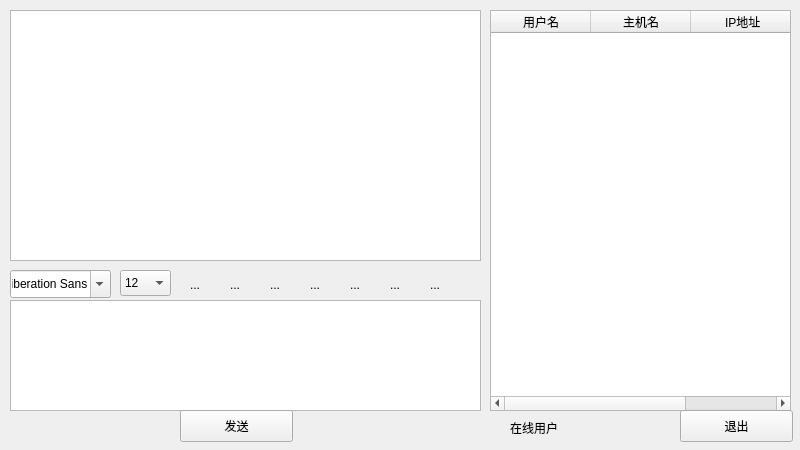
<?xml version="1.0" encoding="UTF-8"?>
<ui version="4.0">
 <class>Widget</class>
 <widget class="QWidget" name="Widget">
  <property name="geometry">
   <rect>
    <x>0</x>
    <y>0</y>
    <width>800</width>
    <height>450</height>
   </rect>
  </property>
  <property name="windowTitle">
   <string>局域网聊天工具</string>
  </property>
  <widget class="QTextBrowser" name="messageBrowser">
   <property name="geometry">
    <rect>
     <x>10</x>
     <y>10</y>
     <width>471</width>
     <height>251</height>
    </rect>
   </property>
  </widget>
  <widget class="QToolButton" name="italicToolBtn">
   <property name="geometry">
    <rect>
     <x>220</x>
     <y>270</y>
     <width>30</width>
     <height>30</height>
    </rect>
   </property>
   <property name="toolTip">
    <string>倾斜</string>
   </property>
   <property name="text">
    <string>...</string>
   </property>
   <property name="icon">
    <iconset resource="myresource.qrc">
     <normaloff>:/icons/icons/italic.png</normaloff>:/icons/icons/italic.png</iconset>
   </property>
   <property name="iconSize">
    <size>
     <width>22</width>
     <height>22</height>
    </size>
   </property>
   <property name="checkable">
    <bool>true</bool>
   </property>
   <property name="autoRaise">
    <bool>true</bool>
   </property>
  </widget>
  <widget class="QToolButton" name="underlineToolBtn">
   <property name="geometry">
    <rect>
     <x>260</x>
     <y>270</y>
     <width>30</width>
     <height>30</height>
    </rect>
   </property>
   <property name="toolTip">
    <string>下划线</string>
   </property>
   <property name="text">
    <string>...</string>
   </property>
   <property name="icon">
    <iconset resource="myresource.qrc">
     <normaloff>:/icons/icons/underline.png</normaloff>:/icons/icons/underline.png</iconset>
   </property>
   <property name="iconSize">
    <size>
     <width>22</width>
     <height>22</height>
    </size>
   </property>
   <property name="checkable">
    <bool>true</bool>
   </property>
   <property name="autoRaise">
    <bool>true</bool>
   </property>
  </widget>
  <widget class="QToolButton" name="colorToolBtn">
   <property name="geometry">
    <rect>
     <x>300</x>
     <y>270</y>
     <width>30</width>
     <height>30</height>
    </rect>
   </property>
   <property name="toolTip">
    <string>更改字体颜色</string>
   </property>
   <property name="text">
    <string>...</string>
   </property>
   <property name="icon">
    <iconset resource="myresource.qrc">
     <normaloff>:/icons/icons/color.png</normaloff>:/icons/icons/color.png</iconset>
   </property>
   <property name="iconSize">
    <size>
     <width>22</width>
     <height>22</height>
    </size>
   </property>
   <property name="autoRaise">
    <bool>true</bool>
   </property>
  </widget>
  <widget class="QToolButton" name="sendToolBtn">
   <property name="geometry">
    <rect>
     <x>340</x>
     <y>270</y>
     <width>30</width>
     <height>30</height>
    </rect>
   </property>
   <property name="toolTip">
    <string>传输文件</string>
   </property>
   <property name="text">
    <string>...</string>
   </property>
   <property name="icon">
    <iconset resource="myresource.qrc">
     <normaloff>:/icons/icons/send.png</normaloff>:/icons/icons/send.png</iconset>
   </property>
   <property name="iconSize">
    <size>
     <width>22</width>
     <height>22</height>
    </size>
   </property>
   <property name="autoRaise">
    <bool>true</bool>
   </property>
  </widget>
  <widget class="QToolButton" name="saveToolBtn">
   <property name="geometry">
    <rect>
     <x>380</x>
     <y>270</y>
     <width>30</width>
     <height>30</height>
    </rect>
   </property>
   <property name="toolTip">
    <string>保存聊天记录</string>
   </property>
   <property name="text">
    <string>...</string>
   </property>
   <property name="icon">
    <iconset resource="myresource.qrc">
     <normaloff>:/icons/icons/save.png</normaloff>:/icons/icons/save.png</iconset>
   </property>
   <property name="iconSize">
    <size>
     <width>22</width>
     <height>22</height>
    </size>
   </property>
   <property name="autoRaise">
    <bool>true</bool>
   </property>
  </widget>
  <widget class="QToolButton" name="clearToolBtn">
   <property name="geometry">
    <rect>
     <x>420</x>
     <y>270</y>
     <width>30</width>
     <height>30</height>
    </rect>
   </property>
   <property name="toolTip">
    <string>清空聊天记录</string>
   </property>
   <property name="text">
    <string>...</string>
   </property>
   <property name="icon">
    <iconset resource="myresource.qrc">
     <normaloff>:/icons/icons/clear.png</normaloff>:/icons/icons/clear.png</iconset>
   </property>
   <property name="iconSize">
    <size>
     <width>22</width>
     <height>22</height>
    </size>
   </property>
   <property name="autoRaise">
    <bool>true</bool>
   </property>
  </widget>
  <widget class="QTextEdit" name="messageTextEdit">
   <property name="geometry">
    <rect>
     <x>10</x>
     <y>300</y>
     <width>471</width>
     <height>111</height>
    </rect>
   </property>
  </widget>
  <widget class="QTableWidget" name="userTableWidget">
   <property name="geometry">
    <rect>
     <x>490</x>
     <y>10</y>
     <width>301</width>
     <height>401</height>
    </rect>
   </property>
   <property name="selectionMode">
    <enum>QAbstractItemView::SingleSelection</enum>
   </property>
   <property name="selectionBehavior">
    <enum>QAbstractItemView::SelectRows</enum>
   </property>
   <property name="showGrid">
    <bool>false</bool>
   </property>
   <column>
    <property name="text">
     <string>用户名</string>
    </property>
   </column>
   <column>
    <property name="text">
     <string>主机名</string>
    </property>
   </column>
   <column>
    <property name="text">
     <string> IP地址</string>
    </property>
   </column>
  </widget>
  <widget class="QPushButton" name="sendButton">
   <property name="geometry">
    <rect>
     <x>180</x>
     <y>410</y>
     <width>113</width>
     <height>32</height>
    </rect>
   </property>
   <property name="text">
    <string>发送</string>
   </property>
  </widget>
  <widget class="QPushButton" name="exitButton">
   <property name="geometry">
    <rect>
     <x>680</x>
     <y>410</y>
     <width>113</width>
     <height>32</height>
    </rect>
   </property>
   <property name="text">
    <string>退出</string>
   </property>
  </widget>
  <widget class="QLabel" name="userNumLabel">
   <property name="geometry">
    <rect>
     <x>510</x>
     <y>420</y>
     <width>101</width>
     <height>16</height>
    </rect>
   </property>
   <property name="text">
    <string>在线用户</string>
   </property>
  </widget>
  <widget class="QToolButton" name="boldToolBtn">
   <property name="geometry">
    <rect>
     <x>180</x>
     <y>270</y>
     <width>30</width>
     <height>30</height>
    </rect>
   </property>
   <property name="toolTip">
    <string>加粗</string>
   </property>
   <property name="text">
    <string>...</string>
   </property>
   <property name="icon">
    <iconset resource="myresource.qrc">
     <normaloff>:/icons/icons/bold.png</normaloff>:/icons/icons/bold.png</iconset>
   </property>
   <property name="iconSize">
    <size>
     <width>22</width>
     <height>22</height>
    </size>
   </property>
   <property name="checkable">
    <bool>true</bool>
   </property>
   <property name="autoRaise">
    <bool>true</bool>
   </property>
  </widget>
  <widget class="QFontComboBox" name="fontComboBox">
   <property name="geometry">
    <rect>
     <x>10</x>
     <y>270</y>
     <width>101</width>
     <height>28</height>
    </rect>
   </property>
  </widget>
  <widget class="QComboBox" name="sizeComboBox">
   <property name="geometry">
    <rect>
     <x>120</x>
     <y>270</y>
     <width>51</width>
     <height>26</height>
    </rect>
   </property>
   <property name="currentIndex">
    <number>3</number>
   </property>
   <item>
    <property name="text">
     <string>9</string>
    </property>
   </item>
   <item>
    <property name="text">
     <string>10</string>
    </property>
   </item>
   <item>
    <property name="text">
     <string>11</string>
    </property>
   </item>
   <item>
    <property name="text">
     <string>12</string>
    </property>
   </item>
   <item>
    <property name="text">
     <string>13</string>
    </property>
   </item>
   <item>
    <property name="text">
     <string>14</string>
    </property>
   </item>
   <item>
    <property name="text">
     <string>15</string>
    </property>
   </item>
   <item>
    <property name="text">
     <string>16</string>
    </property>
   </item>
   <item>
    <property name="text">
     <string>17</string>
    </property>
   </item>
   <item>
    <property name="text">
     <string>18</string>
    </property>
   </item>
   <item>
    <property name="text">
     <string>19</string>
    </property>
   </item>
   <item>
    <property name="text">
     <string>20</string>
    </property>
   </item>
   <item>
    <property name="text">
     <string>21</string>
    </property>
   </item>
   <item>
    <property name="text">
     <string>22</string>
    </property>
   </item>
  </widget>
 </widget>
 <layoutdefault spacing="6" margin="11"/>
 <resources>
  <include location="myresource.qrc"/>
 </resources>
 <connections/>
</ui>
